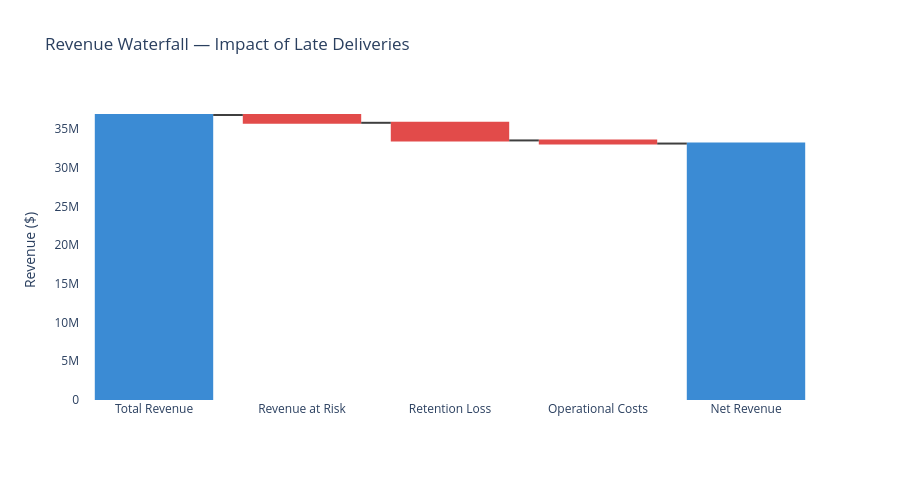

The notebook cell saved with this chart:
### Markdown cell above
---
## 5. Business Impact Charts

### Code cell
# ── Chart 1: Revenue breakdown — Safe vs At Risk ───────────────
fig = go.Figure(go.Waterfall(
    name='Revenue Flow',
    orientation='v',
    measure=['absolute', 'relative', 'relative', 'relative', 'total'],
    x=['Total Revenue', 'Revenue at Risk', 'Retention Loss',
       'Operational Costs', 'Net Revenue'],
    y=[total_revenue, -revenue_at_risk * retention_loss_pct,
       -expediting_total - cs_total, -brand_damage,
       0],
    connector={'line': {'color': 'rgb(63, 63, 63)'}},
    increasing={'marker': {'color': '#1D9E75'}},
    decreasing={'marker': {'color': '#E24B4A'}},
    totals={'marker': {'color': '#3B8BD4'}}
))
fig.update_layout(
    title='Revenue Waterfall — Impact of Late Deliveries',
    yaxis_title='Revenue ($)',
    plot_bgcolor='white', height=480
)
fig.write_html('../outputs/impact_revenue_waterfall.html')
fig.show()
print('Chart 1 saved ✓')

### Figure 1 — Plotly figure (JSON) as saved in the notebook; plotly's stock layout.template omitted (floating-point values rounded to 4 significant figures)
{"data": [{"connector": {"line": {"color": "rgb(63, 63, 63)"}}, "decreasing": {"marker": {"color": "#E24B4A"}}, "increasing": {"marker": {"color": "#1D9E75"}}, "measure": ["absolute", "relative", "relative", "relative", "total"], "name": "Revenue Flow", "orientation": "v", "totals": {"marker": {"color": "#3B8BD4"}}, "type": "waterfall", "x": ["Total Revenue", "Revenue at Risk", "Retention Loss", "Operational Costs", "Net Revenue"], "y": [36780000.0, -1006000.0, -2276471, -402500.0, 0]}], "layout": {"height": 480, "plot_bgcolor": "white", "title": {"text": "Revenue Waterfall — Impact of Late Deliveries"}, "yaxis": {"title": {"text": "Revenue ($)"}}}}
